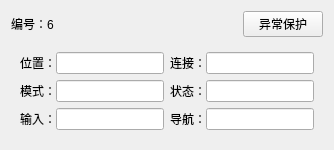
                  <widget class="QWidget" name="widget_154" native="true">
                   <layout class="QVBoxLayout" name="verticalLayout_37" stretch="1,3">
                    <item>
                     <layout class="QHBoxLayout" name="horizontalLayout_135">
                      <item>
                       <widget class="QLabel" name="label_130">
                        <property name="text">
                         <string>编号：6</string>
                        </property>
                       </widget>
                      </item>
                      <item>
                       <spacer name="horizontalSpacer_19">
                        <property name="orientation">
                         <enum>Qt::Horizontal</enum>
                        </property>
                        <property name="sizeHint" stdset="0">
                         <size>
                          <width>40</width>
                          <height>20</height>
                         </size>
                        </property>
                       </spacer>
                      </item>
                      <item>
                       <widget class="QPushButton" name="pushButton_36">
                        <property name="text">
                         <string>异常保护</string>
                        </property>
                       </widget>
                      </item>
                     </layout>
                    </item>
                    <item>
                     <widget class="QWidget" name="widget_155" native="true">
                      <layout class="QGridLayout" name="gridLayout_25">
                       <item row="0" column="0">
                        <widget class="QWidget" name="widget_156" native="true">
                         <layout class="QHBoxLayout" name="horizontalLayout_136">
                          <property name="spacing">
                           <number>0</number>
                          </property>
                          <property name="leftMargin">
                           <number>0</number>
                          </property>
                          <property name="topMargin">
                           <number>0</number>
                          </property>
                          <property name="rightMargin">
                           <number>0</number>
                          </property>
                          <property name="bottomMargin">
                           <number>0</number>
                          </property>
                          <item>
                           <widget class="QLabel" name="label_131">
                            <property name="text">
                             <string>位置：</string>
                            </property>
                           </widget>
                          </item>
                          <item>
                           <widget class="QLineEdit" name="lineEdit_101"/>
                          </item>
                         </layout>
                        </widget>
                       </item>
                       <item row="0" column="1">
                        <widget class="QWidget" name="widget_157" native="true">
                         <layout class="QHBoxLayout" name="horizontalLayout_137">
                          <property name="spacing">
                           <number>0</number>
                          </property>
                          <property name="leftMargin">
                           <number>0</number>
                          </property>
                          <property name="topMargin">
                           <number>0</number>
                          </property>
                          <property name="rightMargin">
                           <number>0</number>
                          </property>
                          <property name="bottomMargin">
                           <number>0</number>
                          </property>
                          <item>
                           <widget class="QLabel" name="label_132">
                            <property name="text">
                             <string>连接：</string>
                            </property>
                           </widget>
                          </item>
                          <item>
                           <widget class="QLineEdit" name="lineEdit_102"/>
                          </item>
                         </layout>
                        </widget>
                       </item>
                       <item row="1" column="0">
                        <widget class="QWidget" name="widget_158" native="true">
                         <layout class="QHBoxLayout" name="horizontalLayout_138">
                          <property name="spacing">
                           <number>0</number>
                          </property>
                          <property name="leftMargin">
                           <number>0</number>
                          </property>
                          <property name="topMargin">
                           <number>0</number>
                          </property>
                          <property name="rightMargin">
                           <number>0</number>
                          </property>
                          <property name="bottomMargin">
                           <number>0</number>
                          </property>
                          <item>
                           <widget class="QLabel" name="label_133">
                            <property name="text">
                             <string>模式：</string>
                            </property>
                           </widget>
                          </item>
                          <item>
                           <widget class="QLineEdit" name="lineEdit_103"/>
                          </item>
                         </layout>
                        </widget>
                       </item>
                       <item row="1" column="1">
                        <widget class="QWidget" name="widget_159" native="true">
                         <layout class="QHBoxLayout" name="horizontalLayout_139">
                          <property name="spacing">
                           <number>0</number>
                          </property>
                          <property name="leftMargin">
                           <number>0</number>
                          </property>
                          <property name="topMargin">
                           <number>0</number>
                          </property>
                          <property name="rightMargin">
                           <number>0</number>
                          </property>
                          <property name="bottomMargin">
                           <number>0</number>
                          </property>
                          <item>
                           <widget class="QLabel" name="label_134">
                            <property name="text">
                             <string>状态：</string>
                            </property>
                           </widget>
                          </item>
                          <item>
                           <widget class="QLineEdit" name="lineEdit_104"/>
                          </item>
                         </layout>
                        </widget>
                       </item>
                       <item row="2" column="0">
                        <widget class="QWidget" name="widget_160" native="true">
                         <layout class="QHBoxLayout" name="horizontalLayout_140">
                          <property name="spacing">
                           <number>0</number>
                          </property>
                          <property name="leftMargin">
                           <number>0</number>
                          </property>
                          <property name="topMargin">
                           <number>0</number>
                          </property>
                          <property name="rightMargin">
                           <number>0</number>
                          </property>
                          <property name="bottomMargin">
                           <number>0</number>
                          </property>
                          <item>
                           <widget class="QLabel" name="label_135">
                            <property name="text">
                             <string>输入：</string>
                            </property>
                           </widget>
                          </item>
                          <item>
                           <widget class="QLineEdit" name="lineEdit_105"/>
                          </item>
                         </layout>
                        </widget>
                       </item>
                       <item row="2" column="1">
                        <widget class="QWidget" name="widget_161" native="true">
                         <layout class="QHBoxLayout" name="horizontalLayout_141">
                          <property name="spacing">
                           <number>0</number>
                          </property>
                          <property name="leftMargin">
                           <number>0</number>
                          </property>
                          <property name="topMargin">
                           <number>0</number>
                          </property>
                          <property name="rightMargin">
                           <number>0</number>
                          </property>
                          <property name="bottomMargin">
                           <number>0</number>
                          </property>
                          <item>
                           <widget class="QLabel" name="label_136">
                            <property name="text">
                             <string>导航：</string>
                            </property>
                           </widget>
                          </item>
                          <item>
                           <widget class="QLineEdit" name="lineEdit_106"/>
                          </item>
                         </layout>
                        </widget>
                       </item>
                      </layout>
                     </widget>
                    </item>
                   </layout>
                  </widget>
